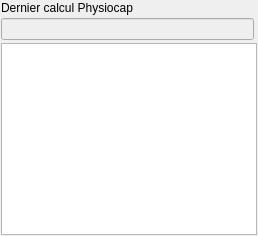
         <widget class="QWidget" name="tabSynthese">
          <attribute name="title">
           <string>Synthèse</string>
          </attribute>
          <layout class="QGridLayout" name="gridLayout_10">
           <property name="leftMargin">
            <number>1</number>
           </property>
           <property name="topMargin">
            <number>1</number>
           </property>
           <property name="rightMargin">
            <number>1</number>
           </property>
           <property name="bottomMargin">
            <number>1</number>
           </property>
           <property name="spacing">
            <number>3</number>
           </property>
           <item row="3" column="0" colspan="2">
            <widget class="QTextEdit" name="textEditSynthese">
             <property name="textInteractionFlags">
              <set>Qt::TextEditorInteraction</set>
             </property>
            </widget>
           </item>
           <item row="0" column="0" rowspan="2" colspan="2">
            <widget class="QLabel" name="lab_50">
             <property name="enabled">
              <bool>true</bool>
             </property>
             <property name="text">
              <string>Dernier calcul Physiocap</string>
             </property>
            </widget>
           </item>
           <item row="2" column="0">
            <widget class="QLineEdit" name="lineEditDernierProjet">
             <property name="enabled">
              <bool>false</bool>
             </property>
             <property name="toolTip">
              <string>&lt;html&gt;&lt;head/&gt;&lt;body&gt;&lt;p&gt;&lt;span style=&quot; font-size:10pt; color:#00aa00;&quot;&gt;Nom du dernier projet Physiocap. Répertoire contenant ce fichier de synthèse ainsi que tous les entités créées par l'extension.&lt;/span&gt;&lt;/p&gt;&lt;/body&gt;&lt;/html&gt;</string>
             </property>
             <property name="readOnly">
              <bool>false</bool>
             </property>
            </widget>
           </item>
          </layout>
         </widget>
